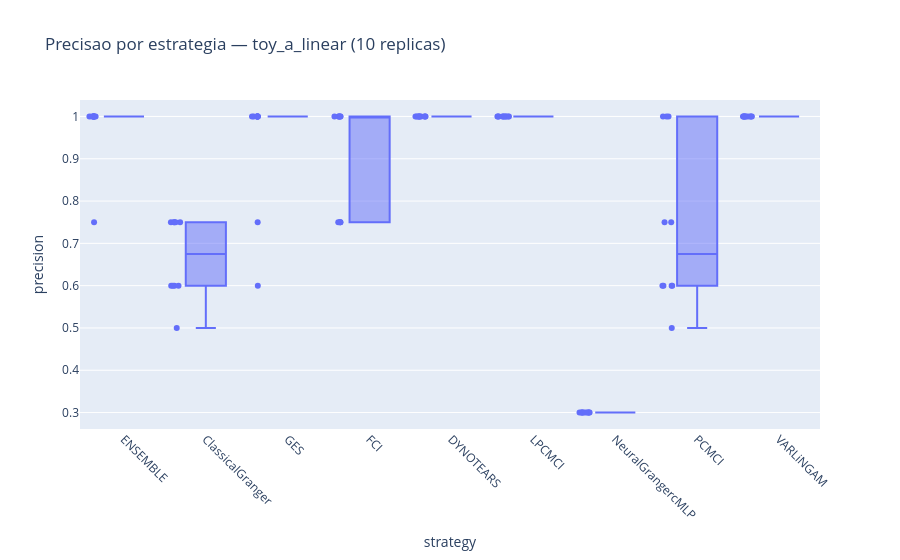
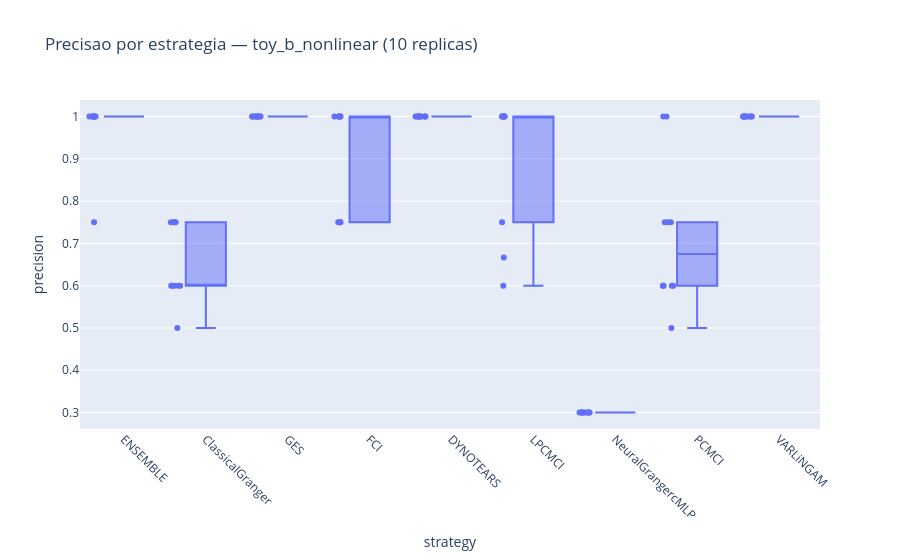

These figures' notebook cell, in order:
### Markdown cell above
## 5. Resultados descritivos (10 replicas por dataset)

Com 10 pontos por estrategia agora faz sentido olhar a distribuicao (boxplot), nao so a media.

### Code cell
main_strategies = [*ENSEMBLE_METHOD_NAMES, "ENSEMBLE"]

for name in DATASETS:
    subset = metrics_results[
        (metrics_results["dataset"] == name) & (metrics_results["strategy"].isin(main_strategies))
    ].copy()
    summary_table = subset.groupby("strategy")[[
        "precision", "recall", "f1_score", "average_precision", "roc_auc",
    ]].agg(["mean", "std"]).round(4)
    summary_table = summary_table.reindex(["ENSEMBLE", *ENSEMBLE_METHOD_NAMES])
    print(f"=== {name} — media e desvio-padrao entre as 10 replicas ===")
    display(summary_table)

    figure = px.box(
        subset, x="strategy", y="precision", points="all",
        category_orders={"strategy": ["ENSEMBLE", *ENSEMBLE_METHOD_NAMES]},
        title=f"Precisao por estrategia — {name} (10 replicas)",
    )
    figure.update_xaxes(tickangle=45)
    figure.show()

### Figure 1 — Plotly figure (JSON) as saved in the notebook; plotly's stock layout.template omitted (floating-point values rounded to 4 significant figures)
{"data": [{"alignmentgroup": "True", "boxpoints": "all", "hovertemplate": "strategy=%{x}<br>precision=%{y}<extra></extra>", "legendgroup": "", "marker": {"color": "#636efa"}, "name": "", "notched": false, "offsetgroup": "", "orientation": "v", "showlegend": false, "type": "box", "x": ["ClassicalGranger", "GES", "FCI", "DYNOTEARS", "LPCMCI", "NeuralGrangercMLP", "PCMCI", "VARLiNGAM", "ENSEMBLE", "ClassicalGranger", "GES", "FCI", "DYNOTEARS", "LPCMCI", "NeuralGrangercMLP", "PCMCI", "VARLiNGAM", "ENSEMBLE", "ClassicalGranger", "GES", "FCI", "DYNOTEARS", "LPCMCI", "NeuralGrangercMLP", "PCMCI", "VARLiNGAM", "ENSEMBLE", "ClassicalGranger", "GES", "FCI", "DYNOTEARS", "LPCMCI", "NeuralGrangercMLP", "PCMCI", "VARLiNGAM", "ENSEMBLE", "ClassicalGranger", "GES", "FCI", "DYNOTEARS", "LPCMCI", "NeuralGrangercMLP", "PCMCI", "VARLiNGAM", "ENSEMBLE", "ClassicalGranger", "GES", "FCI", "DYNOTEARS", "LPCMCI", "NeuralGrangercMLP", "PCMCI", "VARLiNGAM", "ENSEMBLE", "ClassicalGranger", "GES", "FCI", "DYNOTEARS", "LPCMCI", "NeuralGrangercMLP", "PCMCI", "VARLiNGAM", "ENSEMBLE", "ClassicalGranger", "GES", "FCI", "DYNOTEARS", "LPCMCI", "NeuralGrangercMLP", "PCMCI", "VARLiNGAM", "ENSEMBLE", "ClassicalGranger", "GES", "FCI", "DYNOTEARS", "LPCMCI", "NeuralGrangercMLP", "PCMCI", "VARLiNGAM", "ENSEMBLE", "ClassicalGranger", "GES", "FCI", "DYNOTEARS", "LPCMCI", "NeuralGrangercMLP", "PCMCI", "VARLiNGAM", "ENSEMBLE"], "x0": " ", "xaxis": "x", "y": [0.6, 0.6, 0.75, 1.0, 1.0, 0.3, 0.5, 1.0, 1.0, 0.6, 1.0, 0.75, 1.0, 1.0, 0.3, 0.75, 1.0, 1.0, 0.75, 1.0, 1.0, 1.0, 1.0, 0.3, 1.0, 1.0, 1.0, 0.75, 1.0, 1.0, 1.0, 1.0, 0.3, 0.75, 1.0, 1.0, 0.75, 1.0, 1.0, 1.0, 1.0, 0.3, 1.0, 1.0, 1.0, 0.5, 0.75, 0.75, 1.0, 1.0, 0.3, 0.6, 1.0, 1.0, 0.75, 1.0, 1.0, 1.0, 1.0, 0.3, 1.0, 1.0, 1.0, 0.6, 1.0, 0.75, 1.0, 1.0, 0.3, 0.6, 1.0, 0.75, 0.75, 1.0, 1.0, 1.0, 1.0, 0.3, 0.6, 1.0, 1.0, 0.6, 1.0, 1.0, 1.0, 1.0, 0.3, 0.6, 1.0, 1.0], "y0": " ", "yaxis": "y"}], "layout": {"boxmode": "group", "legend": {"tracegroupgap": 0}, "title": {"text": "Precisao por estrategia — toy_a_linear (10 replicas)"}, "xaxis": {"anchor": "y", "categoryarray": ["ENSEMBLE", "ClassicalGranger", "GES", "FCI", "DYNOTEARS", "LPCMCI", "NeuralGrangercMLP", "PCMCI", "VARLiNGAM"], "categoryorder": "array", "domain": [0.0, 1.0], "tickangle": 45, "title": {"text": "strategy"}}, "yaxis": {"anchor": "x", "domain": [0.0, 1.0], "title": {"text": "precision"}}}}

### Figure 2 — Plotly figure (JSON) as saved in the notebook; plotly's stock layout.template omitted (floating-point values rounded to 4 significant figures)
{"data": [{"alignmentgroup": "True", "boxpoints": "all", "hovertemplate": "strategy=%{x}<br>precision=%{y}<extra></extra>", "legendgroup": "", "marker": {"color": "#636efa"}, "name": "", "notched": false, "offsetgroup": "", "orientation": "v", "showlegend": false, "type": "box", "x": ["ClassicalGranger", "GES", "FCI", "DYNOTEARS", "LPCMCI", "NeuralGrangercMLP", "PCMCI", "VARLiNGAM", "ENSEMBLE", "ClassicalGranger", "GES", "FCI", "DYNOTEARS", "LPCMCI", "NeuralGrangercMLP", "PCMCI", "VARLiNGAM", "ENSEMBLE", "ClassicalGranger", "GES", "FCI", "DYNOTEARS", "LPCMCI", "NeuralGrangercMLP", "PCMCI", "VARLiNGAM", "ENSEMBLE", "ClassicalGranger", "GES", "FCI", "DYNOTEARS", "LPCMCI", "NeuralGrangercMLP", "PCMCI", "VARLiNGAM", "ENSEMBLE", "ClassicalGranger", "GES", "FCI", "DYNOTEARS", "LPCMCI", "NeuralGrangercMLP", "PCMCI", "VARLiNGAM", "ENSEMBLE", "ClassicalGranger", "GES", "FCI", "DYNOTEARS", "LPCMCI", "NeuralGrangercMLP", "PCMCI", "VARLiNGAM", "ENSEMBLE", "ClassicalGranger", "GES", "FCI", "DYNOTEARS", "LPCMCI", "NeuralGrangercMLP", "PCMCI", "VARLiNGAM", "ENSEMBLE", "ClassicalGranger", "GES", "FCI", "DYNOTEARS", "LPCMCI", "NeuralGrangercMLP", "PCMCI", "VARLiNGAM", "ENSEMBLE", "ClassicalGranger", "GES", "FCI", "DYNOTEARS", "LPCMCI", "NeuralGrangercMLP", "PCMCI", "VARLiNGAM", "ENSEMBLE", "ClassicalGranger", "GES", "FCI", "DYNOTEARS", "LPCMCI", "NeuralGrangercMLP", "PCMCI", "VARLiNGAM", "ENSEMBLE"], "x0": " ", "xaxis": "x", "y": [0.5, 1.0, 0.75, 1.0, 0.6, 0.3, 0.6, 1.0, 1.0, 0.6, 1.0, 0.75, 1.0, 0.75, 0.3, 0.6, 1.0, 0.75, 0.75, 1.0, 1.0, 1.0, 1.0, 0.3, 0.75, 1.0, 1.0, 0.75, 1.0, 1.0, 1.0, 1.0, 0.3, 0.75, 1.0, 1.0, 0.75, 1.0, 1.0, 1.0, 1.0, 0.3, 1.0, 1.0, 1.0, 0.6, 1.0, 1.0, 1.0, 1.0, 0.3, 0.75, 1.0, 1.0, 0.75, 1.0, 1.0, 1.0, 0.6667, 0.3, 1.0, 1.0, 1.0, 0.6, 1.0, 0.75, 1.0, 1.0, 0.3, 0.6, 1.0, 1.0, 0.6, 1.0, 0.75, 1.0, 1.0, 0.3, 0.5, 1.0, 1.0, 0.6, 1.0, 1.0, 1.0, 1.0, 0.3, 0.6, 1.0, 1.0], "y0": " ", "yaxis": "y"}], "layout": {"boxmode": "group", "legend": {"tracegroupgap": 0}, "title": {"text": "Precisao por estrategia — toy_b_nonlinear (10 replicas)"}, "xaxis": {"anchor": "y", "categoryarray": ["ENSEMBLE", "ClassicalGranger", "GES", "FCI", "DYNOTEARS", "LPCMCI", "NeuralGrangercMLP", "PCMCI", "VARLiNGAM"], "categoryorder": "array", "domain": [0.0, 1.0], "tickangle": 45, "title": {"text": "strategy"}}, "yaxis": {"anchor": "x", "domain": [0.0, 1.0], "title": {"text": "precision"}}}}
